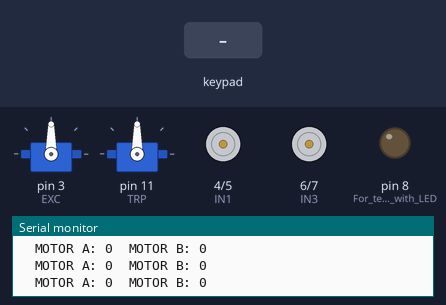
Simulated run of this sketch. Board: Arduino Uno, built with avr-gcc and run on an emulated ATmega328P. Parts: 2 × servo, motor-driver pin pairs drawn as motors (green arrow = first pin HIGH = forward, orange = second pin HIGH = backward, longer = more drive, scaled by the enable pin), output pins drawn as LEDs (lit = HIGH), the last lines printed to the serial monitor. The inputs (shaded band) are chosen by the test bench.

Above: at 1.2 s.
1.3 s: key 'U' pressed
At 1.51 s:
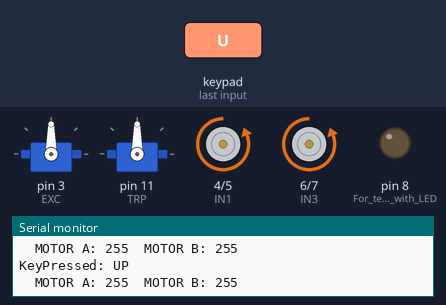
3.2 s: key 'D' pressed
At 3.4 s:
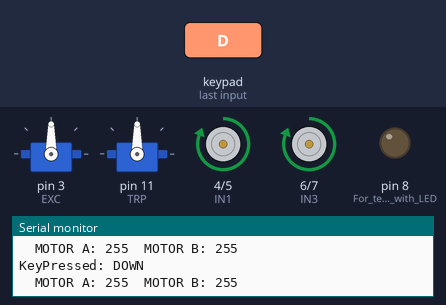
5.1 s: key 'L' pressed
At 5.3 s:
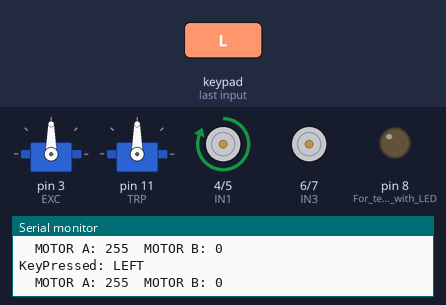
7.0 s: key 'R' pressed
At 7.22 s:
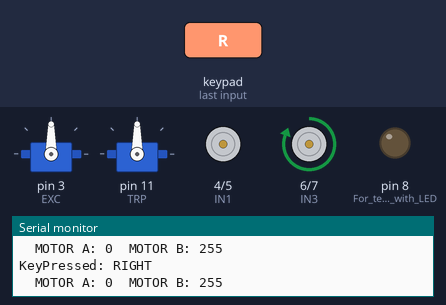
8.9 s: key 'X' pressed
At 9.7 s:
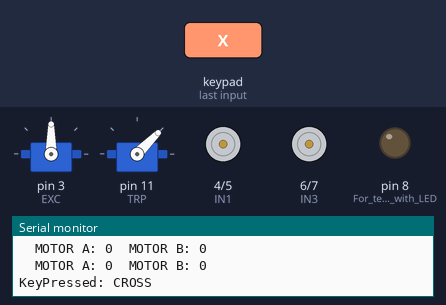
10.4 s: key 'S' pressed
At 10.8 s:
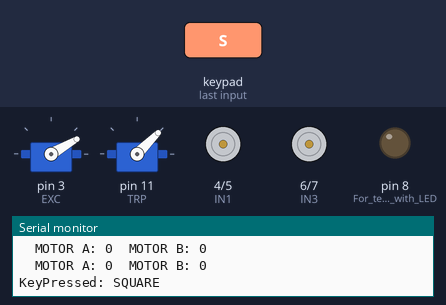
Timing chart, 0 to 12.9 s (numbered marks = the images above; inputs shaded):
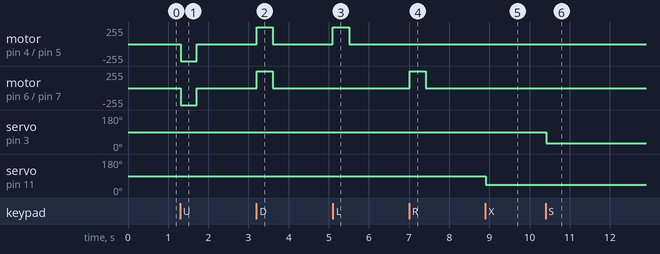

Measured:
- after the input at 1.3 s, motor on pin 4 (IN1) / pin 5 (IN2), motor on pin 6 (IN3) / pin 7 (IN4): stopped → backward 255/255 at once, → stopped 0.40 s later
- after the input at 3.2 s, motor on pin 4 (IN1) / pin 5 (IN2), motor on pin 6 (IN3) / pin 7 (IN4): stopped → forward 255/255 at once, → stopped 0.40 s later
- after the input at 5.1 s, motor on pin 4 (IN1) / pin 5 (IN2): stopped → forward 255/255 at once, → stopped 0.40 s later
- after the input at 7.0 s, motor on pin 6 (IN3) / pin 7 (IN4): stopped → forward 255/255 at once, → stopped 0.40 s later
- after the input at 8.9 s, servo on pin 11 (TRP): 90° → 45° at once
- after the input at 10.4 s, servo on pin 3 (EXC): 90° → 30° at once

The sketch:

main.ino
```cpp
#include "helpers.h"
#include "define.h"

int range = MAX - MIN;


int rightMotors = 0;
int leftMotors = 0;

void setup() {
  // put your setup code here, to run once:
  Serial.begin(250000); // make sure Serial Monitor is also set at this baud rate.
  Dabble.begin(9600, 0, 1);
  pinMode(8,OUTPUT); // For testing with LED
  pinMode(ENA, OUTPUT);
  pinMode(ENB, OUTPUT);
  pinMode(IN1, OUTPUT);
  pinMode(IN2, OUTPUT);
  pinMode(IN3, OUTPUT);
  pinMode(IN4, OUTPUT);
  pinMode(EXC, OUTPUT);
  excavator.attach(EXC, 600, 2300);
  trapdoor.attach(TRP, 600, 2300);
  setDirection(IN1, IN2);
}

void loop() {
//  put your main code here, to run repeatedly:


  gamepad_Input();

  int x_axis  = /*analogRead(A0)*/ GamePad.getXaxisData();


  int y_axis = /*analogRead(A1)*/ GamePad.getYaxisData();
  if ( y_axis <= MID -1)
  {
    rightMotors = setSpeed(y_axis, MID - 1, MIN);
    leftMotors = rightMotors;
    setDirection(IN2, IN1);//Backwards
    setDirection(IN4, IN3);//Backwards
  }

  else if ( y_axis >= MID + 1)
  {
    rightMotors = setSpeed(y_axis, MID + 1, MAX);
    leftMotors = rightMotors;
    setDirection(IN1, IN2);//Forwards
    setDirection(IN3, IN4);//Forwards
  }

  else
  {
    rightMotors = 0;
    leftMotors = 0;
  }

  if (x_axis <= MID - 1)
  {
     int diff = setSpeed(x_axis, MID - 1, MIN);
     rightMotors += diff;
     leftMotors -= diff;

     leftMotors = leftMotors <= 30 ? 0: leftMotors;
     rightMotors = rightMotors >= 255 ? 255 : rightMotors;
  }

  else if (x_axis >= MID + 1)
  {
    int diff = setSpeed(x_axis, MID + 1, MAX);
     rightMotors -= diff;
     leftMotors += diff;

     rightMotors = rightMotors <= 30 ? 0: rightMotors;
     leftMotors = leftMotors >= 255 ? 255 : leftMotors;
  }

 // testing purposes
  Serial.print("  MOTOR A: ");
  Serial.print(rightMotors);
  Serial.print("  MOTOR B: ");
  Serial.println(leftMotors);


  analogWrite(ENA, rightMotors);
  analogWrite(ENB, leftMotors);

  delay(20);
}
 //for making bluetooth work. Make sure to install "dabble" library in arduino IDE
```

define.h
```cpp
#ifndef MY_DEFINES_H
#define MY_DEFINES_H
//#include <SoftwareSerial.h>
#include <Dabble.h>
#include <Servo.h>
#define CUSTOM_SETTINGS
#define INCLUDE_GAMEPAD_MODULE
#define ENA 9
#define ENB 10
#define IN1 4
#define IN2 5
#define IN3 6
#define IN4 7
#define MAX 7
#define MIN -7
#define MID 0
#define EXC 3
#define TRP 11

Servo excavator;
Servo trapdoor;

#endif
```

helpers.h
```cpp
#ifndef HELPERS_H
#define HELPERS_H
#include "Arduino.h"
#include "define.h"


int setSpeed(int value, int min, int max)
{
  int speed = map(value, min, max, 0, 255);
  return speed;
}

void setDirection(int in1, int in2)
{
    digitalWrite(in1, LOW);
    digitalWrite(in2, HIGH);
}

void gamepad_Input(void) //detects input from gamepad app
{
  Dabble.processInput();             //this function is used to refresh data obtained from smartphone.
  if (GamePad.isUpPressed())
  {
    Serial.print("KeyPressed: UP");
    Serial.println();

    //put drive forward here
  }

  if (GamePad.isDownPressed())
  {
    Serial.print("KeyPressed: DOWN ");
    Serial.println();
    //put drive backwards here
  }

  if (GamePad.isLeftPressed())
  {
    Serial.print("KeyPressed: LEFT ");
    Serial.println();
    //put turn left here
  }

  if (GamePad.isRightPressed())
  {
    Serial.print("KeyPressed: RIGHT ");
    Serial.println();
    //put turn right here
  }

  if (GamePad.isSquarePressed())
  {
    Serial.print("KeyPressed: SQUARE");
    Serial.println();

    excavator.write(30);
    delay(1000);
    //lower excavator
  }

  if (GamePad.isCirclePressed())
  {
    Serial.print("KeyPressed: CIRCLE");
    Serial.println();
    //lower trapdoor down here

    trapdoor.write(45);
    delay(1000);
  }

  if (GamePad.isCrossPressed())
  {
    Serial.print("KeyPressed: CROSS");
    Serial.println();
    //lift trapdoor up

    trapdoor.write(45);
    delay(1000);
  }

  if (GamePad.isTrianglePressed())
  {
    Serial.print("KeyPressed: TRIANGLE");
    Serial.println();
    //lift excavator up

    excavator.write(135);
    delay(1000);
  }

  if (GamePad.isStartPressed())
  {
    Serial.print("KeyPressed: START");
    Serial.println();
    //horn
    digitalWrite(8,HIGH); //turns LED on
  } else {
    digitalWrite(8,LOW); //turns LED off when button is not pressed
  }

  if (GamePad.isSelectPressed())
  {
    Serial.print("KeyPressed: SELECT");
    Serial.println();
  }
}

#endif
```
